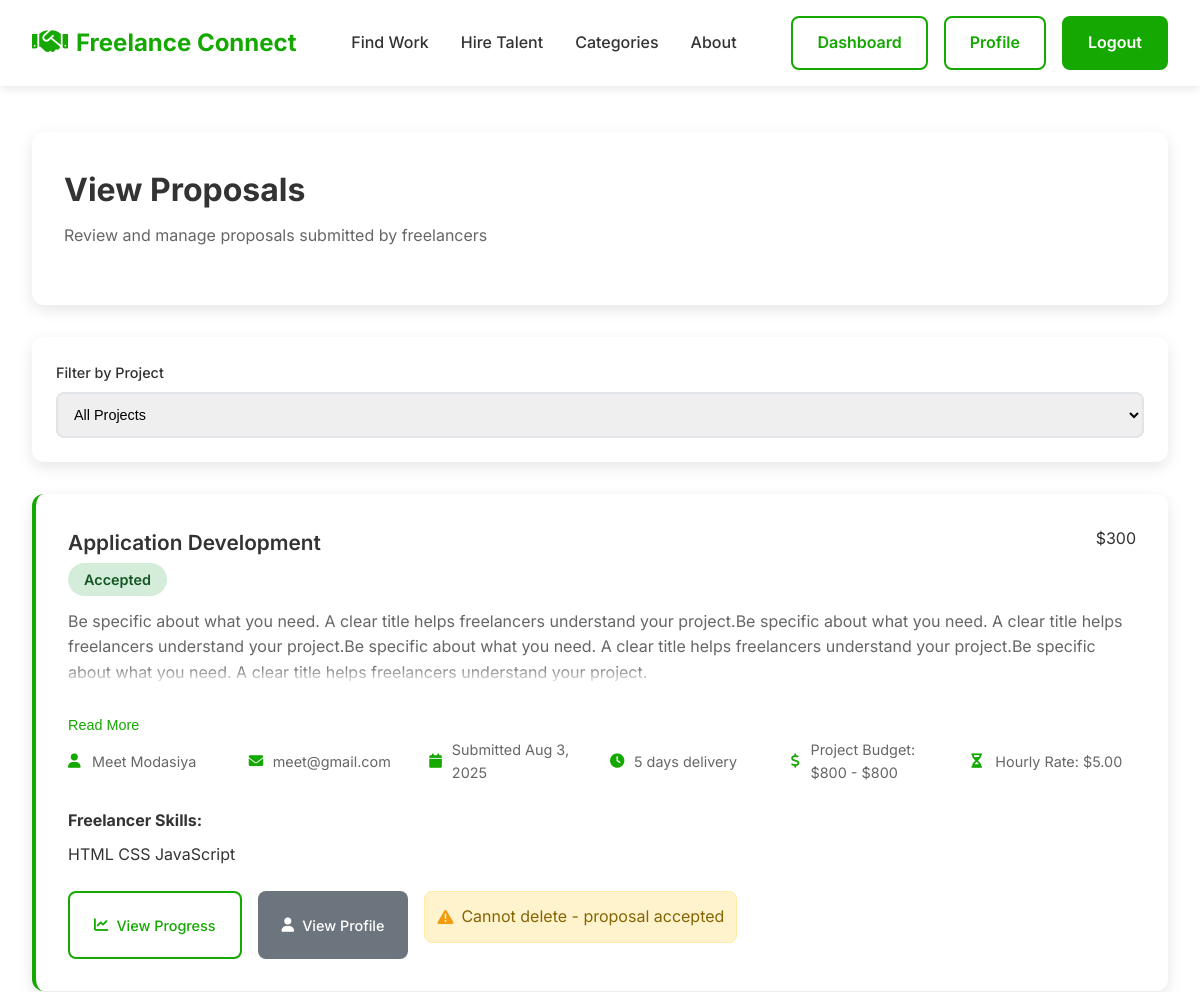
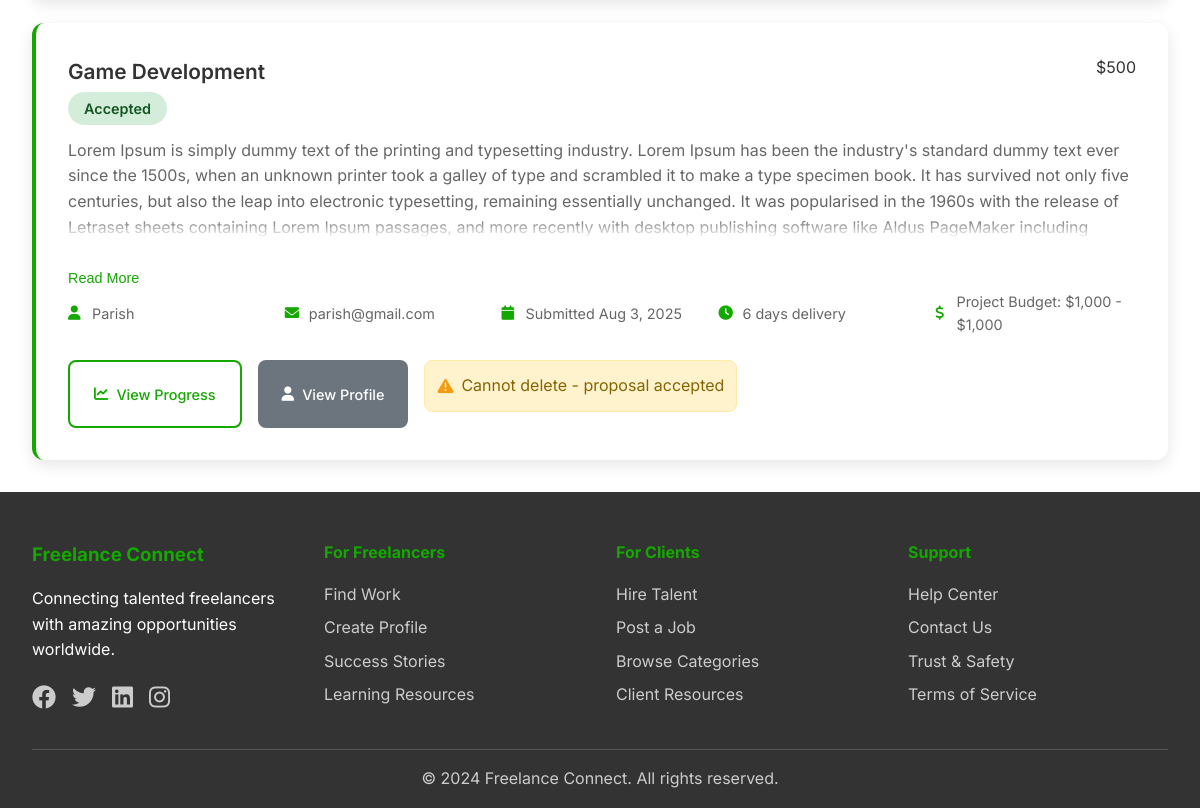
/freelance-connect/view-proposals.php (signed in), run on the app's committed database (2 pictures, top to bottom).
### tables this page shows
CREATE TABLE `proposals` (
  `id` int(11) NOT NULL,
  `project_id` int(11) NOT NULL,
  `freelancer_id` int(11) NOT NULL,
  `cover_letter` text NOT NULL,
  `bid_amount` decimal(10,2) NOT NULL,
  `delivery_time` int(11) NOT NULL,
  `status` enum('pending','accepted','rejected') DEFAULT 'pending',
  `created_at` timestamp NOT NULL DEFAULT current_timestamp(),
  `admin_notes` text DEFAULT NULL
);

CREATE TABLE `projects` (
  `id` int(11) NOT NULL,
  `client_id` int(11) NOT NULL,
  `category_id` int(11) NOT NULL,
  `title` varchar(200) NOT NULL,
  `description` text NOT NULL,
  `budget_min` decimal(10,2) DEFAULT NULL,
  `budget_max` decimal(10,2) DEFAULT NULL,
  `project_type` enum('fixed','hourly') NOT NULL,
  `skills_required` text DEFAULT NULL,
  `status` enum('open','in_progress','completed','cancelled') DEFAULT 'open',
  `created_at` timestamp NOT NULL DEFAULT current_timestamp(),
  `updated_at` timestamp NOT NULL DEFAULT current_timestamp() ON UPDATE current_timestamp(),
  `admin_notes` text DEFAULT NULL
);

CREATE TABLE `users` (
  `id` int(11) NOT NULL,
  `username` varchar(50) NOT NULL,
  `email` varchar(100) NOT NULL,
  `password_hash` varchar(255) NOT NULL,
  `first_name` varchar(50) NOT NULL,
  `last_name` varchar(50) NOT NULL,
  `user_type` enum('freelancer','client') NOT NULL,
  `profile_image` varchar(255) DEFAULT NULL,
  `bio` text DEFAULT NULL,
  `skills` text DEFAULT NULL,
  `hourly_rate` decimal(10,2) DEFAULT NULL,
  `location` varchar(100) DEFAULT NULL,
  `created_at` timestamp NOT NULL DEFAULT current_timestamp(),
  `updated_at` timestamp NOT NULL DEFAULT current_timestamp() ON UPDATE current_timestamp(),
  `status` enum('active','suspended','banned') DEFAULT 'active'
);

### freelance-connect/view-proposals.php (the view, shortened to what this page needs)
<?php
require_once 'config/db.php';
$user_id = $_SESSION['user_id'];
$where_conditions = ["p.client_id = ?"];
$params = [$user_id];
$where_clause = implode(' AND ', $where_conditions);
try {
    $query = "
        SELECT pr.*,
               p.title as project_title,
               p.budget_min, p.budget_max,
               c.name as category_name,
               u.first_name, u.last_name,
               u.email as freelancer_email,
               u.skills as freelancer_skills,
               u.hourly_rate as freelancer_rate,
               (SELECT COUNT(*) FROM deals WHERE proposal_id = pr.id) as deal_count
        FROM proposals pr
        LEFT JOIN projects p ON pr.project_id = p.id
        LEFT JOIN categories c ON p.category_id = c.id
        LEFT JOIN users u ON pr.freelancer_id = u.id
        WHERE $where_clause
        ORDER BY pr.created_at DESC
    ";
    $stmt = $pdo->prepare($query);
    $stmt->execute($params);
    $proposals = $stmt->fetchAll(PDO::FETCH_ASSOC);
} catch (PDOException $e) {
    $proposals = [];
}
?>
<!DOCTYPE html>
<html lang="en">
<head>
    <link rel="stylesheet" href="assets/css/style.css">
    <link rel="stylesheet" href="assets/css/proposals.css">
    <link rel="stylesheet" href="style.css">
    <link href="https://cdnjs.cloudflare.com/ajax/libs/font-awesome/6.0.0/css/all.min.css" rel="stylesheet">
</head>
<body>
    <?php include 'includes/header.php'; ?>
    <div class="proposals-container">
        <div class="proposals-header">
            <h1 class="proposals-title">View Proposals</h1>
            <p class="proposals-subtitle">Review and manage proposals submitted by freelancers</p>
        </div>
        <div class="project-filter">
            <form method="GET" action="">
                <div class="filter-group">
                    <label for="project">Filter by Project</label>
                    <select id="project" name="project" onchange="this.form.submit()">
                        <option value="">All Projects</option>
                    </select>
                </div>
            </form>
        </div>
        <?php if (empty($proposals)): ?>
            <div class="no-proposals">
                <i class="fas fa-file-alt"></i>
                <h3>No Proposals Yet</h3>
                <p>You haven't received any proposals yet. Make sure your projects are visible and attractive to
                    freelancers.</p>
                <a href="post-project.php" class="action-btn btn-primary">Post New Project</a>
            </div>
        <?php else: ?>
            <div class="proposals-grid">
                <?php foreach ($proposals as $proposal): ?>
                    <div class="proposal-card">
                        <div class="proposal-header">
                            <div>
                                <h3 class="proposal-title"><?php echo htmlspecialchars($proposal['project_title']); ?></h3>
                                <div class="skills-tags">
                                    <span class="proposal-status status-<?php echo $proposal['status']; ?>">
                                        <?php echo ucfirst($proposal['status']); ?>
                                    </span>
                                </div>
                            </div>
                            <div class="project-budget">
                                $<?php echo number_format($proposal['bid_amount']); ?>
                            </div>
                        </div>
                        <div class="proposal-content" id="content-<?php echo $proposal['id']; ?>">
                            <?php echo nl2br(htmlspecialchars($proposal['cover_letter'])); ?>
                        </div>
                        <?php if (strlen($proposal['cover_letter']) > 200): ?>
                            <button class="read-more-btn" onclick="toggleContent(<?php echo $proposal['id']; ?>)">
                                Read More
                            </button>
                        <?php endif; ?>
                        <div class="proposal-details">
                            <div class="detail-item">
                                <i class="fas fa-user"></i>
                                <span><?php echo htmlspecialchars($proposal['first_name'] . ' ' . $proposal['last_name']); ?></span>
                            </div>
                            <div class="detail-item">
                                <i class="fas fa-envelope"></i>
                                <span><?php echo htmlspecialchars($proposal['freelancer_email']); ?></span>
                            </div>
                            <div class="detail-item">
                                <i class="fas fa-calendar"></i>
                                <span>Submitted <?php echo date('M j, Y', strtotime($proposal['created_at'])); ?></span>
                            </div>
                            <div class="detail-item">
                                <i class="fas fa-clock"></i>
                                <span><?php echo $proposal['delivery_time']; ?> days delivery</span>
                            </div>
                            <div class="detail-item">
                                <i class="fas fa-dollar-sign"></i>
                                <span>Project Budget: $<?php echo number_format($proposal['budget_min']); ?> -
                                    $<?php echo number_format($proposal['budget_max']); ?></span>
                            </div>
                            <?php if (!empty($proposal['freelancer_rate'])): ?>
                                <div class="detail-item">
                                    <i class="fas fa-hourglass-half"></i>
                                    <span>Hourly Rate: $<?php echo number_format($proposal['freelancer_rate'], 2); ?></span>
                                </div>
                            <?php endif; ?>
                        </div>
                        <?php if (!empty($proposal['freelancer_skills'])): ?>
                            <div style="margin-bottom: 1.5rem;">
                                <strong>Freelancer Skills:</strong>
                                <div class="skills-tags" style="margin-top: 0.5rem;">
                                    <?php
                                    $skills = explode(', ', $proposal['freelancer_skills']);
                                    foreach ($skills as $skill): ?>
                                        <span class="skill-tag"><?php echo htmlspecialchars(trim($skill)); ?></span>
                                    <?php endforeach; ?>
                                </div>
                            </div>
                        <?php endif; ?>
                        <div class="proposal-actions">
                            <?php if ($proposal['status'] === 'pending'): ?>
                                <form method="POST" action="" style="display: inline;">
                                    <input type="hidden" name="proposal_id" value="<?php echo $proposal['id']; ?>">
                                    <input type="hidden" name="action" value="accept">
                                    <button type="submit" class="action-btn btn-accept"
                                        onclick="return confirm('Are you sure you want to accept this proposal? This will create a deal and redirect you to the chat page.')">
                                        <i class="fas fa-check"></i> Accept Proposal
                                    </button>
                                </form>
                                <form method="POST" action="" style="display: inline;">
                                    <input type="hidden" name="proposal_id" value="<?php echo $proposal['id']; ?>">
                                    <input type="hidden" name="action" value="reject">
                                    <button type="submit" class="action-btn btn-reject"
                                        onclick="return confirm('Are you sure you want to reject this proposal?')">
                                        <i class="fas fa-times"></i> Reject Proposal
                                    </button>
                                </form>
                            <?php elseif ($proposal['status'] === 'accepted'): ?>
                                <a href="client-project-progress.php?proposal_id=<?php echo $proposal['id']; ?>"
                                    class="action-btn btn-outline">
                                    <i class="fas fa-chart-line"></i> View Progress
                                </a>
                            <?php endif; ?>
                            <a href="view-freelancer-profile.php?id=<?php echo $proposal['freelancer_id']; ?>"
                                class="action-btn btn-secondary">
                                <i class="fas fa-user"></i> View Profile
                            </a>
                            <?php if ($proposal['deal_count'] == 0): ?>
                                <form method="POST" action="" style="display: inline;"
                                    onsubmit="return confirm('Are you sure you want to delete this proposal? This action cannot be undone.');">
                                    <input type="hidden" name="proposal_id" value="<?php echo $proposal['id']; ?>">
                                    <button type="submit" name="delete_proposal" class="action-btn btn-danger">
                                        <i class="fas fa-trash"></i> Delete
                                    </button>
                                </form>
                            <?php else: ?>
                                <div class="delete-confirmation">
                                    <i class="fas fa-exclamation-triangle"></i>
                                    <span>Cannot delete - proposal accepted</span>
                                </div>
                            <?php endif; ?>
                        </div>
                    </div>
                <?php endforeach; ?>
            </div>
        <?php endif; ?>
    </div>
    <?php include 'includes/footer.php'; ?>
</body>
</html>

### freelance-connect/assets/css/style.css (style rules this page uses)
* { margin: 0; padding: 0; box-sizing: border-box; }
body { font-family: 'Inter', sans-serif; line-height: 1.6; color: #333; background-color: #fff; }
.btn-outline { color: #14a800; border-color: #14a800; background: transparent; }

### freelance-connect/assets/css/proposals.css (style rules this page uses)
.proposals-container { max-width: 1200px; margin: 0 auto; padding: 2rem; margin-top: 100px; }
.proposals-header { background: white; padding: 2rem; border-radius: 12px; box-shadow: 0 5px 15px rgba(0,0,0,0.1); margin-bottom: 2rem; }
.proposals-title { font-size: 2rem; font-weight: 700; color: #333; margin-bottom: 0.5rem; }
.proposals-subtitle { color: #666; margin-bottom: 1.5rem; }
.project-filter { background: white; padding: 1.5rem; border-radius: 12px; box-shadow: 0 5px 15px rgba(0,0,0,0.1); margin-bottom: 2rem; }
.filter-group { display: flex; flex-direction: column; gap: 0.5rem; }
.filter-group label { font-weight: 500; color: #333; font-size: 0.9rem; }
.filter-group select { padding: 0.75rem; border: 2px solid #e1e5e9; border-radius: 8px; font-size: 0.9rem; transition: border-color 0.3s ease; }
.proposals-grid { display: grid; gap: 1.5rem; }
.proposal-card { background: white; padding: 2rem; border-radius: 12px; box-shadow: 0 5px 15px rgba(0,0,0,0.1); border-left: 4px solid #14a800; transition: transform 0.3s ease, box-shadow 0.3s ease; }
.proposal-header { display: flex; justify-content: space-between; align-items: flex-start; margin-bottom: 1rem; }
.proposal-title { font-size: 1.3rem; font-weight: 600; color: #333; margin-bottom: 0.5rem; }
.proposal-status { padding: 0.5rem 1rem; border-radius: 20px; font-weight: 600; font-size: 0.9rem; }
.status-accepted { background: #d4edda; color: #155724; }
.proposal-content { color: #666; line-height: 1.6; margin-bottom: 1.5rem; max-height: 100px; overflow: hidden; position: relative; }
.proposal-content::after { content: ''; position: absolute; bottom: 0; left: 0; right: 0; height: 20px; background: linear-gradient(transparent, white); pointer-events: none; }
.read-more-btn { background: none; border: none; color: #14a800; cursor: pointer; font-size: 0.9rem; padding: 0; margin-top: 0.5rem; }
.proposal-details { display: grid; grid-template-columns: repeat(auto-fit, minmax(150px, 1fr)); gap: 1rem; margin-bottom: 1.5rem; }
.detail-item { display: flex; align-items: center; gap: 0.5rem; color: #666; font-size: 0.9rem; }
.detail-item i { color: #14a800; width: 16px; }
.proposal-actions { display: flex; gap: 1rem; flex-wrap: wrap; }
.action-btn { padding: 0.75rem 1.5rem; border-radius: 8px; text-decoration: none; font-weight: 500; transition: all 0.3s ease; display: inline-flex; align-items: center; gap: 0.5rem; border: none; cursor: pointer; font-size: 0.9rem; }
.btn-outline { border: 2px solid #14a800; color: #14a800; background: transparent; }
.btn-secondary { background: #6c757d; color: white; }

### freelance-connect/view-proposals.php (style rules this page uses)
.delete-confirmation { background: #fff3cd; color: #856404; border: 1px solid #ffeaa7; padding: 0.75rem; border-radius: 8px; margin-bottom: 1rem; display: flex; align-items: center; gap: 0.5rem; }
.delete-confirmation i { color: #f39c12; }

### data on the page
proposals: project.title "Application Development", status "Accepted", bid_amount "300", cover_letter "Be specific about what you need. A clear title helps freelancers understand your project.Be specific about what you need. A clear title helps freelancers understand your project.Be specific about what you need. A clear title helps freelancers understand your project.Be specific about what you need. A clear title helps freelancers understand your project.", freelancer.last_name "Meet Modasiya", freelancer.email "meet@gmail.com", created_at "Aug 3, 2025", delivery_time "5", project.budget_min "800", project.budget_max "800", freelancer.hourly_rate "5.00", freelancer.skills "HTML", freelancer.skills "CSS", freelancer.skills "JavaScript"
proposals: project.title "Game Development", status "Accepted", bid_amount "500", cover_letter "Lorem Ipsum is simply dummy text of the printing and typesetting industry. Lorem Ipsum has been the industry's standard dummy text ever since the 1500s, when an unknown printer took a galley of type and scrambled it to make a type specimen book. It has survived not only five centuries, but also the leap into electronic typesetting, remaining essentially unchanged. It was popularised in the 1960s with the release of Letraset sheets containing Lorem Ipsum passages, and more recently with desktop publishing software like Aldus PageMaker including…", freelancer.last_name "Parish", freelancer.email "parish@gmail.com", created_at "Aug 3, 2025", delivery_time "6", project.budget_min "1,000", project.budget_max "1,000"
